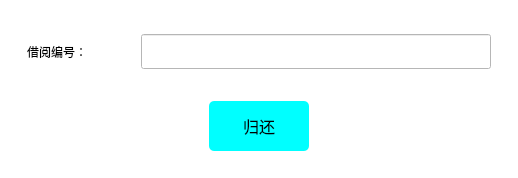
         <widget class="QWidget" name="BookReturn">
          <layout class="QHBoxLayout" name="horizontalLayout_37">
           <property name="leftMargin">
            <number>0</number>
           </property>
           <property name="topMargin">
            <number>0</number>
           </property>
           <property name="rightMargin">
            <number>0</number>
           </property>
           <property name="bottomMargin">
            <number>0</number>
           </property>
           <item>
            <widget class="QWidget" name="widget" native="true">
             <property name="styleSheet">
              <string notr="true">background-color: rgb(255, 255, 255);</string>
             </property>
             <layout class="QHBoxLayout" name="horizontalLayout_66">
              <item>
               <widget class="QWidget" name="widget_58" native="true">
                <property name="minimumSize">
                 <size>
                  <width>500</width>
                  <height>160</height>
                 </size>
                </property>
                <property name="maximumSize">
                 <size>
                  <width>500</width>
                  <height>160</height>
                 </size>
                </property>
                <layout class="QVBoxLayout" name="verticalLayout_6">
                 <item>
                  <widget class="QWidget" name="widget_2" native="true">
                   <layout class="QHBoxLayout" name="horizontalLayout_38">
                    <item>
                     <widget class="QLabel" name="label_33">
                      <property name="styleSheet">
                       <string notr="true">font: 12pt &quot;Agency FB&quot;;</string>
                      </property>
                      <property name="text">
                       <string>借阅编号：</string>
                      </property>
                     </widget>
                    </item>
                    <item>
                     <widget class="QLineEdit" name="bookReturn">
                      <property name="minimumSize">
                       <size>
                        <width>350</width>
                        <height>35</height>
                       </size>
                      </property>
                      <property name="maximumSize">
                       <size>
                        <width>350</width>
                        <height>35</height>
                       </size>
                      </property>
                     </widget>
                    </item>
                   </layout>
                  </widget>
                 </item>
                 <item>
                  <widget class="QWidget" name="widget_57" native="true">
                   <layout class="QHBoxLayout" name="horizontalLayout_65">
                    <item>
                     <widget class="QPushButton" name="bookReturnBtn">
                      <property name="minimumSize">
                       <size>
                        <width>100</width>
                        <height>50</height>
                       </size>
                      </property>
                      <property name="maximumSize">
                       <size>
                        <width>100</width>
                        <height>50</height>
                       </size>
                      </property>
                      <property name="font">
                       <font>
                        <pointsize>12</pointsize>
                       </font>
                      </property>
                      <property name="styleSheet">
                       <string notr="true">background-color: rgb(0, 255, 255);
border-radius:5px;</string>
                      </property>
                      <property name="text">
                       <string>归还</string>
                      </property>
                     </widget>
                    </item>
                   </layout>
                  </widget>
                 </item>
                </layout>
               </widget>
              </item>
             </layout>
            </widget>
           </item>
          </layout>
         </widget>
